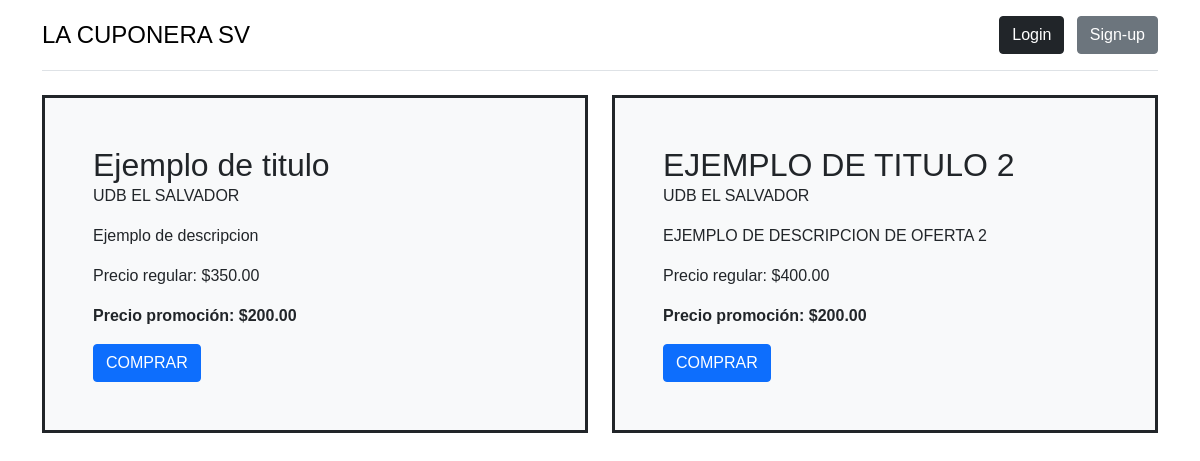
The page /Pantalla/index.php on the database its author committed.
### tables this page shows
CREATE TABLE IF NOT EXISTS `cupon` (
  `id` int NOT NULL AUTO_INCREMENT,
  `titulo` varchar(150) NOT NULL,
  `id_empresa` int NOT NULL,
  `precio_regular` float NOT NULL,
  `precio_oferta` float NOT NULL,
  `fecha_inic` date NOT NULL COMMENT 'Fecha de inicio oferta',
  `fecha_fin` date NOT NULL COMMENT 'Fecha fin oferta',
  `fecha_canje` date NOT NULL COMMENT 'Fecha limite para uso de cupon',
  `cantidad` int NOT NULL,
  `descripcion` varchar(480) NOT NULL,
  `id_estado` int NOT NULL,
  PRIMARY KEY (`id`),
  KEY `FK_id_estado` (`id_estado`) USING BTREE,
  KEY `FK_empresa` (`id_empresa`) USING BTREE
);

CREATE TABLE IF NOT EXISTS `empresa` (
  `id` int NOT NULL AUTO_INCREMENT,
  `user` varchar(40) NOT NULL,
  `password` varchar(40) NOT NULL,
  `nombre_empresa` varchar(100) NOT NULL,
  `direccion` varchar(150) NOT NULL,
  `NIT` bigint NOT NULL,
  `NRC` int NOT NULL,
  `telefono` int NOT NULL,
  `email` varchar(80) NOT NULL,
  `porcentaje_comis` float NOT NULL COMMENT 'campo de comision solo utilizada por admin',
  PRIMARY KEY (`id`)
);

### Pantalla/index.php (the view, shortened to what this page needs)
<?php
$db=new Database();
$con= $db->conectar();
$sql = $con->prepare("SELECT CUPON.TITULO, format (CUPON.PRECIO_OFERTA, 2) AS PRECIO_OFERTA_2, CUPON.FECHA_FIN, CUPON.DESCRIPCION, EMPRESA.NOMBRE_EMPRESA, format (CUPON.PRECIO_REGULAR, 2) AS PRECIO_REGULAR_2 FROM CUPON INNER JOIN EMPRESA ON CUPON.ID_EMPRESA=EMPRESA.ID");
$sql->execute();
$resultado=$sql->fetchAll(PDO::FETCH_ASSOC);
?>
<!DOCTYPE html>
<html lang="en">
<head>
    <link href="https://cdn.jsdelivr.net/npm/bootstrap@5.1.3/dist/css/bootstrap.min.css" rel="stylesheet">
    <link href="/style.css" rel="stylesheet">
</head>
<body>
<div class="container">
    <header class="d-flex flex-wrap align-items-center justify-content-center justify-content-md-between py-3 mb-4 border-bottom">
        <a href="index.php" class="d-flex align-items-center mb-3 mb-md-0 me-md-auto link-body-emphasis text-decoration-none">
            <span class="fs-4" style="color: black"> LA CUPONERA SV</span>
        </a>
        <div class="col-md-3 text-end">
            <a href="login.php" style="text-decoration:none">
                <button type="button" class="btn btn-dark me-2">Login</button>
            </a>
            <a href="registro_cliente.html" style="text-decoration:none">
                <button type="button" class="btn btn-secondary">Sign-up</button>
            </a>
        </div>
    </header>
</div>
<main class="container">
    <div class="row">
        <?php foreach ($resultado as $row) { ?>
            <div class="col-md-6">
                <div class="h-100 p-5 bg-light text-dark border border-3 border-dark">
                    <h2><?php echo $row['TITULO']; ?></h2>
                    <p><?php echo $row['NOMBRE_EMPRESA']; ?></p>
                    <p><?php echo $row['DESCRIPCION']; ?></p>
                    <p>Precio regular: $<?php echo $row['PRECIO_REGULAR_2']; ?></p>
                    <b>Precio promoción: $<?php echo $row['PRECIO_OFERTA_2']; ?></b>
                    <a href="login.php"><button class="btn btn-primary" type="button">COMPRAR</button></a>
                </div>
            </div>
        <?php } ?>
    </div>
</main>
</body>
</html>

### Pantalla/style.css (style rules this page uses)
body { font-family: Arial, sans-serif; margin: 0; padding: 0; }
h1, h2, h3 { margin: 0; }

### Pantalla/index.php (style rules this page uses)
body { font-family: Arial, sans-serif; background-color: light; }

### rows shown on the page
cupon: titulo "Ejemplo de titulo", id_empresa.nombre_empresa "UDB EL SALVADOR", descripcion "Ejemplo de descripcion", PRECIO_REGULAR_2 "350.00", PRECIO_OFERTA_2 "200.00"
cupon: titulo "EJEMPLO DE TITULO 2", id_empresa.nombre_empresa "UDB EL SALVADOR", descripcion "EJEMPLO DE DESCRIPCION DE OFERTA 2", PRECIO_REGULAR_2 "400.00", PRECIO_OFERTA_2 "200.00"
